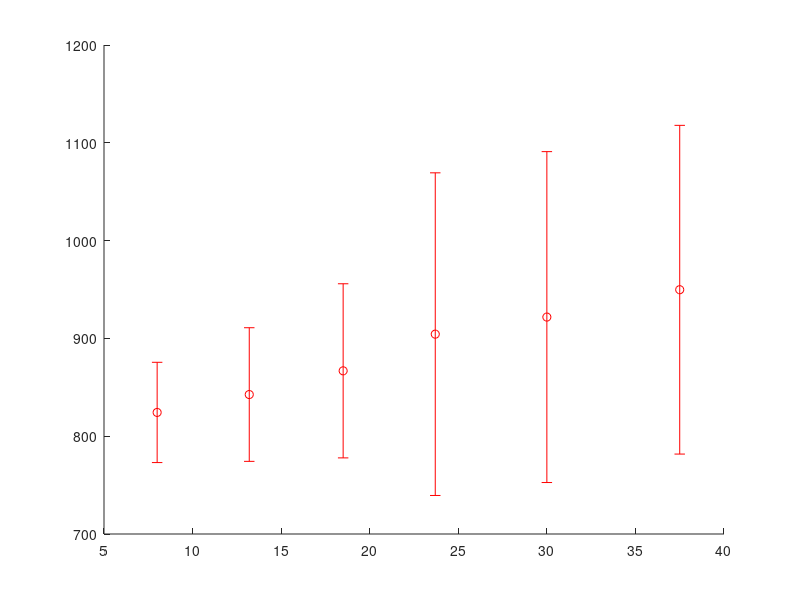

Source code (MATLAB): (Note: this script raises an error after producing the figure.)
clear; close all;
%%
addpath 'C:\Users\mmgee\Box\Michelle-Gee\Research\MI model'
addpath(genpath('C:\Users\mmgee\AppData\Local\Temp\Mxt231\RemoteFiles'))
addpath(genpath('/lustre/ogunnaike/users/2420/matlab_example/matlab_slurm/ACC2024-02-02-2024/'))
addpath('/lustre/ogunnaike/users/2420/matlab_example/matlab_slurm/UnitTests/')
addpath('/lustre/ogunnaike/users/2420/matlab_example/matlab_slurm/Mastitskaya2012/')
cd ..
my_dir = pwd;
addpath(genpath(my_dir))
%% Set up parallel pool
% myCluster = parcluster('local');
% myCluster.NumWorkers = str2double(getenv('SLURM_CPUS_ON_NODE')) / str2double(getenv('SLURM_CPUS_PER_TASK'));
% myCluster.JobStorageLocation = getenv('TMPDIR');
% myPool = parpool(myCluster, myCluster.NumWorkers);

%% Fit Osculati 1990 mean data
% load data
neckChamberPressure = [8	13.2	18.5	23.7	30	37.5]; % mm hg
RRbase = 777.8; % +/- 34.7 msec
deltaRR = [46.50360279	64.79801636	89.04640376	126.5452133	144.0065953	171.9898378];
SEM = [7.550265772	10.06205045	13.11093148	24.29514847	24.91603345	24.7516633]; % msec
num = 12;
SD = SEM.* sqrt(num); % standard deviation
CI95 = 1.96.* SD;
RR_Osculati = RRbase + deltaRR;

% Curve not a good fit for data
% [A1,A2,A3,A4] = sigmoidRegression(neckChamberPressure',RR') % inputs must be column vectors
%% Plot
% data
x = neckChamberPressure;
y = RR_Osculati;
errors = CI95;

% Plot the line
ms = 8;
figure;
hold on;
errorbar(x, y, errors,'ro', 'MarkerFaceColor','r','MarkerSize',ms);

% Add labels and title
xlabel('Neck chamber pressure (mm Hg)');
ylabel('RR interval (ms)');
% title('Line with Shaded Region (Standard Error)');
legend('Osculati 1990')
set(gca,'FontSize',14)

% Show plot
hold off;

%% change these liens
% load PI individual parameters
% matFilename = [filename 'FilteredDistribution.mat'];
date = '06232024';
load('FilteredDistribution_061824.mat')
matFilename = 'FilteredDistributionIdx_061824.mat';
load(matFilename) % gives 'idxStore','sampleSet'


HR_preIR = HRstore;
MAP = MAPstore;
NAactivity_preIR = NAactivityStore;
DMVactivity_preIR = DMVactivityStore;
sympActivity_preIR = sympActivityStore;



% Change these
numPatients = length(idxStore);


%% change this line
% countTotal = 0;
% BPvalues = -70:10:90; % neck chamber pressure preIR
% zeroIdx = find(BPvalues == 0);
% BPvalues_postIR = [-70 -50 -25 0 8	13.2	18.5	23.7	30	37.5 50 75 90]; 
% 
% mdlName     = 'ICN_model_v15_Mastitskaya2012_control_r2020b';
% % idxFail = 212;%[1 2 3 4 5 6 7 73 100 107 134 138 150 167];
% for i = 36:40%numPatients
% 
%     parameters = sampleSet(idxStore(i),:);
%     numSampleSets = 100;
%     variationFactor = 1.5;
%     mdlAlternative = 6;
%     filename = ['postIR_all_' date '_' num2str(i)];
%     HR_PI_mdl = HR_preIR(idxStore(i),zeroIdx);
%     MAP_PI_mdl = MAP(idxStore(i),zeroIdx);
% 
%     BRS_preIR = A2Store(idxStore(i)); % preIR sigmoid slope parameter
%         [HR_mdl,MAP_mdl,SP_postIR,DP_postIR,CO_postIR,paramMatrix,...
%     NA_activity_postIR,DMV_activity_postIR, sympActivity, SDRR_postIR, RMSSD_postIR, ...
%     pNN50_postIR, crit, A] = paramEstimationHRMAP_global(parameters,...
%     mdlName,numSampleSets,variationFactor,HR_PI_mdl,MAP_PI_mdl,...
%     mdlAlternative,NAactivity_preIR,DMVactivity_preIR,...
%     sympActivity_preIR,BRS_preIR,filename);
% 
% 
%     save(['./plots/paramEstimation/' filename '.mat'], ...
%         'HR_mdl','MAP_mdl','SP_postIR','DP_postIR','CO_postIR','paramMatrix',...
%     'NA_activity_postIR','DMV_activity_postIR', 'sympActivity', 'SDRR_postIR', 'RMSSD_postIR', ...
%     'pNN50_postIR', 'crit', 'A')
%     i
% 
%     % Combine all data into a struct for all preIR models
%     postIRstore(i).MAP = MAP_mdl; 
%     postIRstore(i).HR = HR_mdl;
%     postIRstore(i).SP = SP_postIR;
%     postIRstore(i).DP = DP_postIR;
%     postIRstore(i).CO = CO_postIR;
%     postIRstore(i).HR = HR_mdl;
%     postIRstore(i).params = paramMatrix;
%     postIRstore(i).NA = NA_activity_postIR;
%     postIRstore(i).DMV = DMV_activity_postIR;
%     postIRstore(i).symp = sympActivity;
%     postIRstore(i).SDRR = SDRR_postIR;
%     postIRstore(i).RMSSD = RMSSD_postIR;
%     postIRstore(i).pNN50 = pNN50_postIR;
%     postIRstore(i).crit = crit;
%     postIRstore(i).Avals = A;
% end
%%
matFilename = ['postIR_all_' date '.mat'];
load(matFilename)
% save(matFilename, 'postIRstore') % postIR_idx is model sub idx for accepted postIR models

%% Unpack postIR models to plot HRMAP bar plot for those that passed HR, MAP criteria
% preIR_MAP_models = [];
% preIR_HR_models = [];
% postIR_MAP_models = [];
% postIR_HR_models =[];
% 
% % indices of non-empty fields
% indices_i = [];
% indices_j = [];
% postIR_HR_models = [];
% postIR_MAP_models = [];
% preIR_idx = [];
% reps = zeros(1,numPatients);
% 
% % Loop through struct array
% for i = 1:numPatients % preIR idx loop
%     indices_j = [];
%     for j = 1:numSampleSets % postIR idx loop
%     % Check if systolic pressure is in range
%         if postIRstore(i).crit(j,1) == 1
%             % Check HR
%             if postIRstore(i).crit(j,2) == 1
%                 % Check MAP decrease
%                 % if postIRstore(i).crit(j,3) == 1
%                     % Check HR within 20% change
%                     % if postIRstore(i).crit(j,4) == 1
%                         indices_i = [indices_i, i];
%                         indices_j = [indices_j, j]; 
%                         postIR_HR_models = [postIR_HR_models postIRstore(i).HR(j)];
%                         postIR_MAP_models = [postIR_MAP_models postIRstore(i).MAP(j)];
%                     % end
%                 % end
%             end
%         end
%     end
%     reps(i) = length(indices_j); % number of accepted postIR mdoels per preIR model
%     preIR_idx = [preIR_idx i];
% end
% 
% 
% for i = 1:numPatients
%     preIR_HR_models = [preIR_HR_models repmat(HR_preIR(idxStore(preIR_idx(i)),zeroIdx),1,reps(i))];
%     preIR_MAP_models = [preIR_MAP_models repmat(MAP(idxStore(preIR_idx(i)),zeroIdx),1,reps(i))];
% end
% 
% altMdlName = 'all';
% Mastitskaya_plot_bar_HRMAP(preIR_MAP_models, postIR_MAP_models, preIR_HR_models, postIR_HR_models,altMdlName)

%% Plot parameter distributions for pre-IR and post-IR
% preIR_parameters = sampleSet(idxStore,42:46);
% postIR_parameters = paramStore(:,42:46);
% parameterNames = {'C_{la} (mL/mm Hg)','P_{0lv} (mm Hg)','k_{Elv} (mm Hg^{-1})','V_{ulv} (mL)','fes_{inf} (Hz)'};
% saveFilename = ['all_paramDist_' date '.png'];
% plot_paramDist(preIR_parameters, postIR_parameters, parameterNames, saveFilename)

%% tSNE of crit matrix
% % color by preIR model?-- yes to tell us which individuals can and can't
% % compensate
% perplexity = 5;
% rng default
% 
% % format data into a single matrix
% Xdata = zeros(numPatients*numSampleSets,7);
% for i = 1:numPatients
%     start = 1 + (i-1)*numSampleSets;
%     stop = i*numSampleSets;
% 
%     Xdata(start:stop,1:7) = postIRstore(i).crit(:,1:7);
% end
% 
% 
% % tSNE-- label postIR vs preIR
% Y = tsne(Xdata,'Algorithm','barneshut','Distance','cityblock','Perplexity',perplexity,'Standardize',0);% 
% 
% % label based on preIR model
% pre_idx = 1:1:size(Xdata,1);
% % preallocate
% % obslabels = repmat({'No post-IR model'},1,size(Xdata,1));
% % obslabels(hasPostIRmdlIdx) = {'Has post-IR model'};
% obslabels = repmat({num2str(1)},numPatients*numSampleSets,1);
% 
% for i = 2:numPatients
%     start = 1 + (i-1)*numSampleSets;
%     stop = i*numSampleSets;
%     labels = {num2str(i)};
%     idx = start:1:stop;
%     obslabels(idx) = labels;
% end
% 
% 
% 
% figure;
% b = gscatter(Y(:,1),Y(:,2),obslabels);
% xlabel('t-SNE 1')
% ylabel('t-SNE 2')
% set(gca,'FontSize',16)
% saveas(gcf,'prepostIRaccepted_tsne.png')
%% Plot accepted baroreflex curves

postIRstore_filename = 'postIR_all_06232024';
postIRbarocurve_filename = 'postIR_all_06182024';
BPvalues = -70:10:90;
brown = [196/255 153/255 124/255];
color = brown;
filename = ['overlaid_barocurve_all' date '.png'];
plot_overlaid_barocurve(postIRstore_filename,color,postIRbarocurve_filename)


%% Exit code
% close_system
% delete(myPool);
% exit